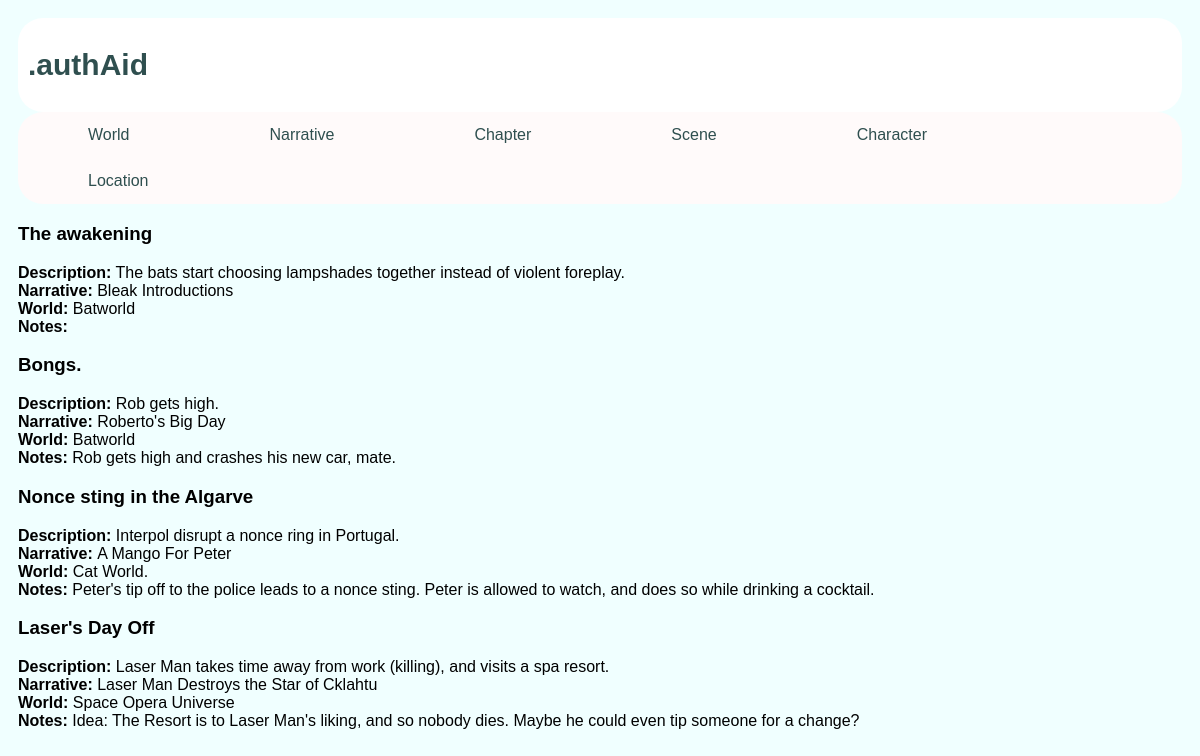
The app's page /author/chapter/ with its own data.
### author/models.py (models this page shows, shortened)
class Chapter(models.Model):
    title = models.CharField(max_length=name_length,default='',blank=True)
    description = models.CharField(max_length=description_length,default='',blank=True)
    notes = notes_all
    ngi = models.ForeignKey(NarrativeGeneralInfo,on_delete=models.CASCADE, null=True,blank=True)
    world = models.ForeignKey(World, on_delete=models.CASCADE, null=True,blank=True)
    chapter_number = models.IntegerField(default=0)

class NarrativeGeneralInfo(models.Model):
    title = models.CharField(max_length=name_length,default='',blank=True)
    description = models.CharField(max_length=description_length,default='',blank=True)
    notes = notes_all
    setting = models.CharField(max_length=2000, default='',blank=True)
    genre = models.CharField(max_length=200, default='',blank=True)
    world = models.ForeignKey(World,on_delete=models.CASCADE, null=True,blank=True)
    def __str__(self):
        return self.title

class World(models.Model):
    name = models.CharField(max_length=name_length, default='',blank=True)
    description = models.CharField(max_length=description_length, default='',blank=True)
    notes = notes_all
    def __str__(self):
        return self.name

class Location(models.Model):
    name = models.CharField(max_length=name_length, default='',blank=True)
    description = models.CharField(max_length=description_length, default='',blank=True)
    notes = notes_all
    world = models.ForeignKey(World, on_delete=models.CASCADE, null=True,blank=True)
    scenes = models.ManyToManyField(Scene,blank=True)
    chapters = models.ManyToManyField(Chapter,blank=True)

### author/views.py (the view)
# urls.py: path('chapter/',views.ChapterView.as_view(), name='chapter'),
class ChapterView(ListView):
    template_name = 'author/chapter.html'
    context_object_name = 'chapter_list'
    def get_queryset(self):
        return Chapter.objects.all().order_by('world')

### author/templates/author/chapter.html (shortened to what this page needs)
<!DOCTYPE html>
<html lang="en">
<head>
</head>
<body>
{% extends "author/base.html" %}
{%block content%}
{%if chapter_list%}
    {%for chapter in chapter_list%}
        <h3>{{chapter.title}}</h3>
        <b>Description:</b> {{chapter.description}}<br>
        <b>Narrative: </b> {{chapter.ngi}}<br>
        <b>World: </b> {{chapter.world}}<br>
        <b>Notes:</b> {{chapter.notes}}<br>
    {%endfor%}
{%endif%}
{%endblock%}

### author/static/author/style.css (style rules this page uses)
* { box-sizing: border-box; border-radius: 25px }
body { font-family: arial; padding:10px; background: Azure; }

### records on screen
Chapter: title "The awakening", description "The bats start choosing lampshades together instead of violent foreplay.", ngi "Bleak Introductions", world "Batworld"
Chapter: title "Bongs.", description "Rob gets high.", ngi "Roberto's Big Day", world "Batworld", notes "Rob gets high and crashes his new car, mate."
Chapter: title "Nonce sting in the Algarve", description "Interpol disrupt a nonce ring in Portugal.", ngi "A Mango For Peter", world "Cat World.", notes "Peter's tip off to the police leads to a nonce sting. Peter is allowed to watch, and does so while drinking a cocktail."
Chapter: title "Laser's Day Off", description "Laser Man takes time away from work (killing), and visits a spa resort.", ngi "Laser Man Destroys the Star of Cklahtu", world "Space Opera Universe", notes "Idea: The Resort is to Laser Man's liking, and so nobody dies. Maybe he could even tip someone for a change?"
